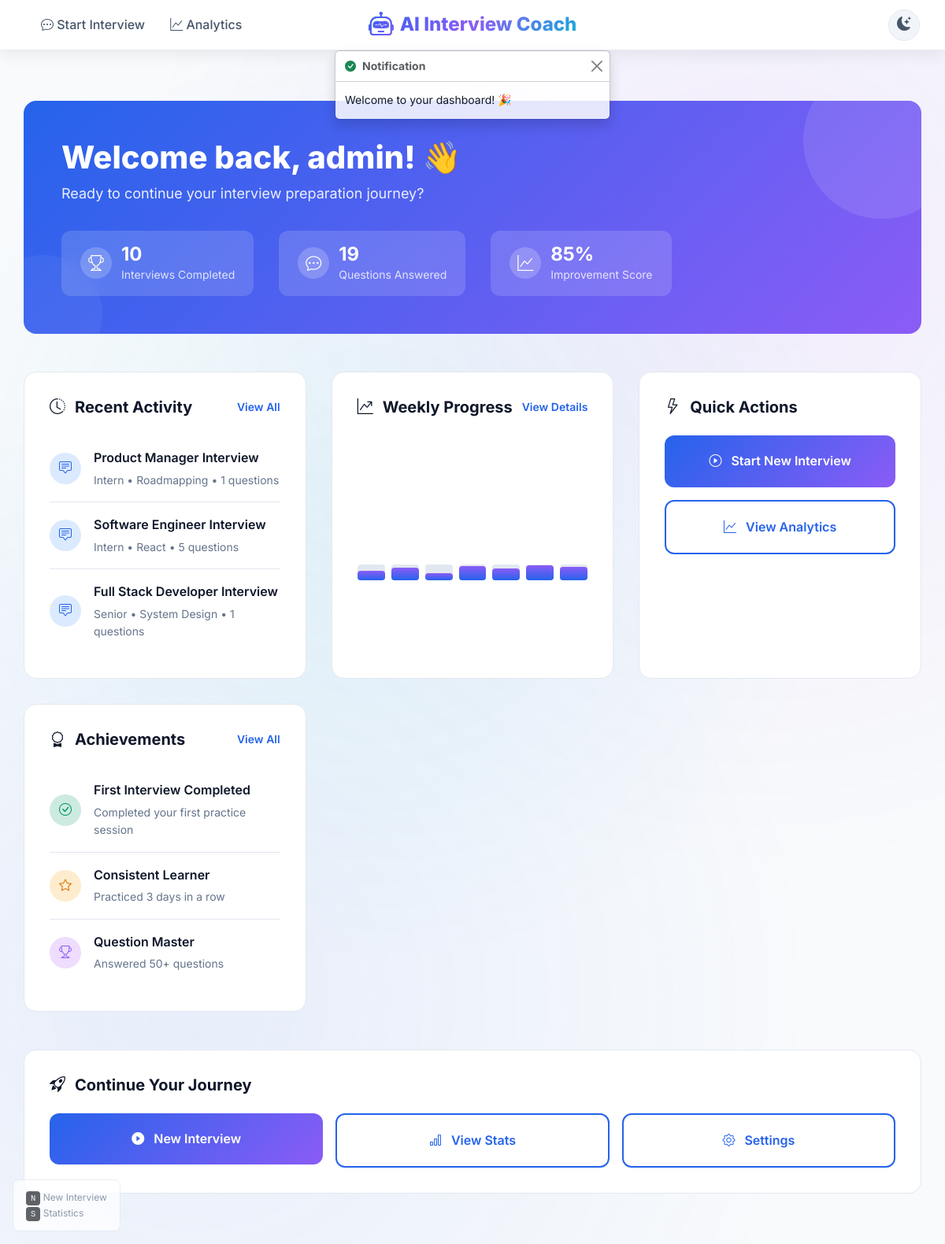
/dashboard (signed in), run on the app's committed database.
### tables this page shows
CREATE TABLE interviews (
                id INTEGER PRIMARY KEY AUTOINCREMENT,
                role TEXT NOT NULL,
                level TEXT NOT NULL,
                topic TEXT NOT NULL,
                questions TEXT NOT NULL,
                created_at TIMESTAMP DEFAULT CURRENT_TIMESTAMP
            );

### app.py (the view)
@app.route("/dashboard")
def dashboard():
    if not session.get('is_logged_in'):
        return redirect("/login?next=/dashboard")
    stats = db.get_interview_stats()
    recent_interviews = db.get_recent_interviews(5)
    return render_template("dashboard.html",
                         user_name=session.get('user_name'),
                         user_email=session.get('user_email'),
                         stats=stats,
                         recent_interviews=recent_interviews)

### app.py (called while the page is built)
@app.context_processor
def inject_user():
    return {
        'current_user': {
            'is_logged_in': session.get('is_logged_in', False),
            'name': session.get('user_name', ''),
            'email': session.get('user_email', ''),
            'initials': session.get('user_name', 'U')[0].upper() if session.get('user_name') else 'U'
        }
    }

### database.py (called while the page is built)
    def get_recent_interviews(self, limit=10):
        conn = sqlite3.connect(self.db_path)
        cursor = conn.cursor()
        cursor.execute('''
            SELECT i.id, i.role, i.level, i.topic, i.created_at,
                   COUNT(a.id) as answer_count
            FROM interviews i
            LEFT JOIN answers a ON i.id = a.interview_id
            GROUP BY i.id
            ORDER BY i.created_at DESC
            LIMIT ?
        ''', (limit,))
        interviews = cursor.fetchall()
        conn.close()
        return [
            {
                'id': row[0],
                'role': row[1],
                'level': row[2],
                'topic': row[3],
                'created_at': row[4],
                'answer_count': row[5]
            }
            for row in interviews
        ]

### templates/dashboard.html (shortened to what this page needs)
{% extends "base.html" %}
{% block content %}
<div class="container dashboard-container">
    <div class="dashboard-header">
        <div class="dashboard-header-content">
            <h1 class="welcome-title">Welcome back, {{ user_name }}! 👋</h1>
            <p class="welcome-subtitle">Ready to continue your interview preparation journey?</p>
            <div class="quick-stats">
                <div class="stat-item">
                    <div class="stat-icon">
                        <i class="bi bi-trophy"></i>
                    </div>
                    <div class="stat-info">
                        <h4>{{ stats.total_interviews }}</h4>
                        <p>Interviews Completed</p>
                    </div>
                </div>
                <div class="stat-item">
                    <div class="stat-icon">
                        <i class="bi bi-chat-dots"></i>
                    </div>
                    <div class="stat-info">
                        <h4>{{ stats.total_answers }}</h4>
                        <p>Questions Answered</p>
                    </div>
                </div>
                <div class="stat-item">
                    <div class="stat-icon">
                        <i class="bi bi-graph-up"></i>
                    </div>
                    <div class="stat-info">
                        <h4>85%</h4>
                        <p>Improvement Score</p>
                    </div>
                </div>
            </div>
        </div>
    </div>
    <div class="dashboard-grid">
        <div class="dashboard-card">
            <div class="card-header">
                <h3 class="card-title">
                    <i class="bi bi-clock-history"></i>
                    Recent Activity
                </h3>
                <a href="/admin/stats" class="card-action">View All</a>
            </div>
            {% if recent_interviews %}
            <ul class="activity-list">
                {% for interview in recent_interviews[:3] %}
                <li class="activity-item">
                    <div class="activity-icon">
                        <i class="bi bi-chat-square-text"></i>
                    </div>
                    <div class="activity-content">
                        <div class="activity-title">{{ interview.role }} Interview</div>
                        <div class="activity-meta">
                            {{ interview.level }} • {{ interview.topic }} • {{ interview.answer_count }} questions
                        </div>
                    </div>
                </li>
                {% endfor %}
            </ul>
            {% endif %}
        </div>
        <div class="dashboard-card">
            <div class="card-header">
                <h3 class="card-title">
                    <i class="bi bi-graph-up-arrow"></i>
                    Weekly Progress
                </h3>
                <a href="#" class="card-action">View Details</a>
            </div>
            <div class="progress-chart">
                <div class="progress-bar-chart">
                    <div class="progress-bar-fill" style="height: 60%;"></div>
                </div>
                <div class="progress-bar-chart">
                    <div class="progress-bar-fill" style="height: 80%;"></div>
                </div>
                <div class="progress-bar-chart">
                    <div class="progress-bar-fill" style="height: 45%;"></div>
                </div>
                <div class="progress-bar-chart">
                    <div class="progress-bar-fill" style="height: 90%;"></div>
                </div>
                <div class="progress-bar-chart">
                    <div class="progress-bar-fill" style="height: 75%;"></div>
                </div>
                <div class="progress-bar-chart">
                    <div class="progress-bar-fill" style="height: 95%;"></div>
                </div>
                <div class="progress-bar-chart">
                    <div class="progress-bar-fill" style="height: 85%;"></div>
                </div>
            </div>
        </div>
        <div class="dashboard-card">
            <div class="card-header">
                <h3 class="card-title">
                    <i class="bi bi-lightning"></i>
                    Quick Actions
                </h3>
            </div>
            <div class="action-buttons">
                <a href="/interview" class="action-btn action-btn-primary">
                    <i class="bi bi-play-circle"></i>
                    Start New Interview
                </a>
                <a href="/admin/stats" class="action-btn action-btn-outline">
                    <i class="bi bi-graph-up"></i>
                    View Analytics
                </a>
            </div>
        </div>
        <div class="dashboard-card">
            <div class="card-header">
                <h3 class="card-title">
                    <i class="bi bi-award"></i>
                    Achievements
                </h3>
                <a href="#" class="card-action">View All</a>
            </div>
            <ul class="activity-list">
                <li class="activity-item">
                    <div class="activity-icon" style="background: rgba(5, 150, 105, 0.2); color: var(--success);">
                        <i class="bi bi-check-circle"></i>
                    </div>
                    <div class="activity-content">
                        <div class="activity-title">First Interview Completed</div>
                        <div class="activity-meta">Completed your first practice session</div>
                    </div>
                </li>
                <li class="activity-item">
                    <div class="activity-icon" style="background: rgba(245, 158, 11, 0.2); color: var(--warning);">
                        <i class="bi bi-star"></i>
                    </div>
                    <div class="activity-content">
                        <div class="activity-title">Consistent Learner</div>
                        <div class="activity-meta">Practiced 3 days in a row</div>
                    </div>
                </li>
                <li class="activity-item">
                    <div class="activity-icon" style="background: rgba(168, 85, 247, 0.2); color: #8b5cf6;">
                        <i class="bi bi-trophy"></i>
                    </div>
                    <div class="activity-content">
                        <div class="activity-title">Question Master</div>
                        <div class="activity-meta">Answered 50+ questions</div>
                    </div>
                </li>
            </ul>
        </div>
    </div>
    <div class="dashboard-card">
        <div class="card-header">
            <h3 class="card-title">
                <i class="bi bi-rocket-takeoff"></i>
                Continue Your Journey
            </h3>
        </div>
        <div class="row g-3">
            <div class="col-md-4">
                <a href="/interview" class="action-btn action-btn-primary w-100">
                    <i class="bi bi-play-circle-fill"></i>
                    New Interview
                </a>
            </div>
            <div class="col-md-4">
                <a href="/admin/stats" class="action-btn action-btn-outline w-100">
                    <i class="bi bi-bar-chart"></i>
                    View Stats
                </a>
            </div>
            <div class="col-md-4">
                <a href="#" class="action-btn action-btn-outline w-100" onclick="showComingSoon()">
                    <i class="bi bi-gear"></i>
                    Settings
                </a>
            </div>
        </div>
    </div>
</div>
{% endblock %}

### templates/base.html (style rules this page uses)
:root { --primary: #2563eb; --primary-hover: #1d4ed8; --primary-light: #dbeafe; --secondary: #64748b; --success: #059669; --warning: #d97706; --danger: #dc2626; --info: #0891b2; --bg-primary: #ffffff; --bg-secondary: #f8fafc; --bg-tertiary: #f1f5f9; --bg-quaternary: #e2e8f0; --bg-dark: #0f172a; --bg-dark-secondary: #1e293b; --bg-dark-tertiary: #334155; --bg-dark-quaternary: #475569; --text-primary: #0f172a; --text-secondary: #475569; --text-tertiary: #64748b; --text-quaternary: #94a3b8; --text-dark-primary: #f8fafc; --text-dark-secondary: #cbd5e1; --text-dark-tertiary: #94a3b8; --text-dark-quaternary: #64748b; --border-light: #e2e8f0; --border-medium: #cbd5e1; --border-dark: #475569; --shadow-xs: 0 1px 2px 0 rgb(0 0 0 / 0.05); --shadow-sm: 0 1px 3px 0 rgb(0 0 0 / 0.1), 0 1px 2px -1px rgb(0 0 0 / 0.1); --shadow-md: 0 4px 6px -1px rgb(0 0 0 / 0.1), 0 2px 4px -2px rgb(0 0 0 / 0.1); --shadow-lg: 0 10px 15px -3px rgb(0 0 0 / 0.1), 0 4px 6px -4px rgb(0 0 0 / 0.1); --shadow-xl: 0 20px 25px -5px rgb(0 0 0 / 0.1), 0 8px 10px -6px rgb(0 0 0 / 0.1); --shadow-2xl: 0 25px 50px -12px rgb(0 0 0 / 0.25); --radius-xs: 0.125rem; --radius-sm: 0.25rem; --radius-md: 0.375rem; --radius-lg: 0.5rem; --radius-xl: 0.75rem; --radius-2xl: 1rem; --radius-3xl: 1.5rem; --radius-full: 9999px; --transition-fast: 150ms cubic-bezier(0.4, 0, 0.2, 1); --transition-normal: 300ms cubic-bezier(0.4, 0, 0.2, 1); --transition-slow: 500ms cubic-bezier(0.4, 0, 0.2, 1); --navbar-height: 4rem; }
* { box-sizing: border-box; }
body { font-family: 'Inter', -apple-system, BlinkMacSystemFont, 'Segoe UI', Roboto, sans-serif; background: var(--bg-secondary); color: var(--text-primary); line-height: 1.6; margin: 0; padding-top: var(--navbar-height); transition: all var(--transition-normal); overflow-x: hidden; }
body::before { content: ''; position: fixed; top: 0; left: 0; width: 100%; height: 100%; background: radial-gradient(circle at 20% 80%, rgba(37, 99, 235, 0.08) 0%, transparent 50%), radial-gradient(circle at 80% 20%, rgba(168, 85, 247, 0.08) 0%, transparent 50%), radial-gradient(circle at 40% 40%, rgba(6, 182, 212, 0.08) 0%, transparent 50%); z-index: -1; animation: backgroundShift 30s ease-in-out infinite; }

### data on the page
interviews: role "Product Manager", level "Intern", topic "Roadmapping", answer_count "1"
interviews: role "Software Engineer", level "Intern", topic "React", answer_count "5"
interviews: role "Full Stack Developer", level "Senior", topic "System Design", answer_count "1"

### other printed values
{{ user_name }} "admin"
{{ stats.total_interviews }} "10"
{{ stats.total_answers }} "19"
